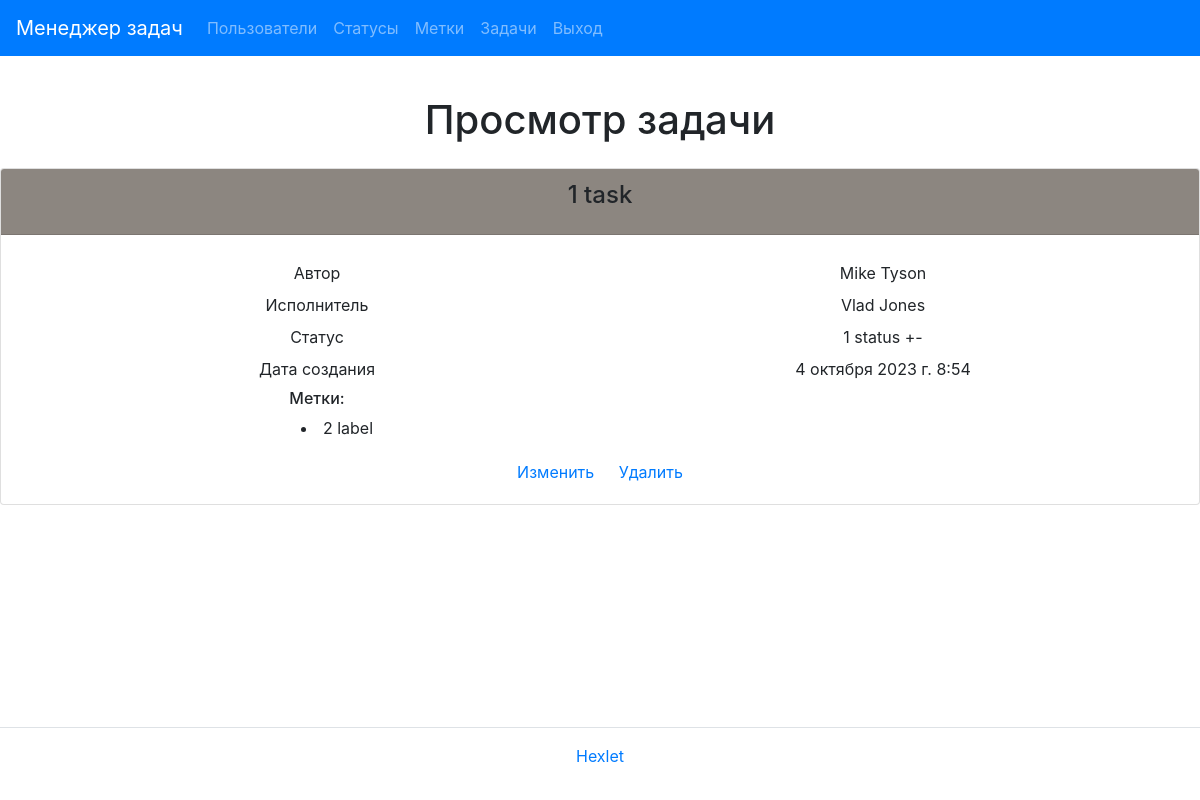
/tasks/1/ (signed in), run on an earlier commit of the app's database.
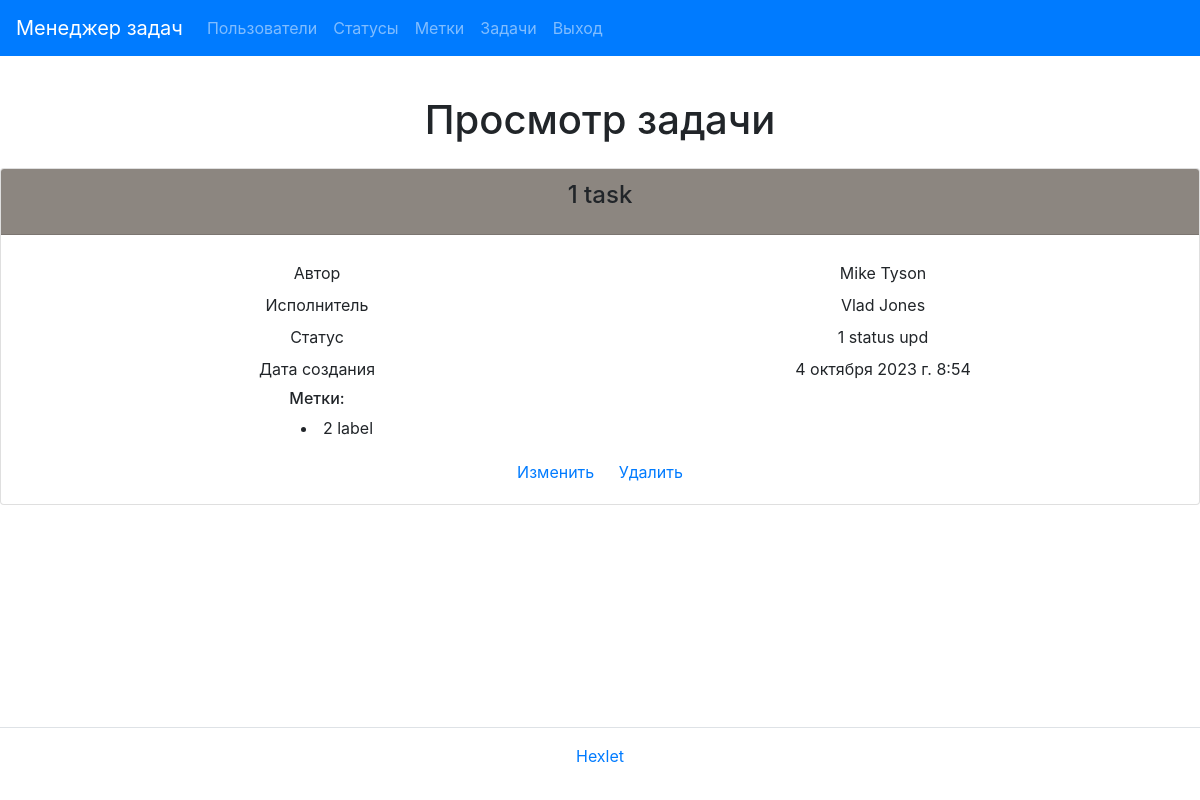
And on a later commit of the database.
### task_manager/tasks/models.py (models this page shows, shortened)
class Task(models.Model):
    name = models.CharField(_('name'), max_length=30)
    description = models.TextField(_('description'), blank=True)
    status = models.ForeignKey(Status, on_delete=models.PROTECT, verbose_name=_('status'))
    author = models.ForeignKey(
        User,
        on_delete=models.PROTECT,
        related_name='author',
        blank=True,
        verbose_name=_('author')
    )
    executor = models.ForeignKey(
        get_user_model(),
        on_delete=models.PROTECT,
        related_name='executor',
        blank=True,
        null=True,
        verbose_name=_('executor')
    )
    created_at = models.DateTimeField(_("created_at"), default=timezone.now)
    labels = models.ManyToManyField(
        Label,
        through='TaskLabel',
        related_name='labels',
        verbose_name=_('labels'),
        blank=True,
    )
    class Meta:
        ordering = ['id']

### task_manager/statuses/models.py (models this page shows)
class Status(models.Model):
    name = models.CharField(_('name'), max_length=30)
    created_at = models.DateTimeField(auto_now_add=True)
    def __str__(self):
        return self.name

### task_manager/users/models.py (models this page shows)
class User(AbstractUser):
    def __str__(self):
        return self.get_full_name()

### task_manager/tasks/views.py (the view)
# urls.py: path('<int:pk>/', SingleTaskView.as_view(), name='task_single'),
class SingleTaskView(UserLoginMixin, View):
    template_name = 'tasks/task_single.html'
    model = Task
    def get(self, request, *args, **kwargs):
        task_id = kwargs.get('pk')
        task = self.model.objects.get(pk=task_id)
        labels = task.labels.all()
        return render(
            request,
            self.template_name,
            context={'task': task, 'labels': labels}
        )

### task_manager/labels/models.py (called while the page is built)
    def __str__(self):
        return self.name

### task_manager/templates/tasks/task_single.html (shortened to what this page needs)
{% extends "base.html" %}
{% load i18n %}
{% load crispy_forms_tags %}
{% block title %}<h1 class="my-4 text-center">{% trans 'Task view' %}</h1>{% endblock %}
{% block content %}
<div class="text-center">
    <div class="card text-center">
        <div class="card-header color-green">
            <h4 class="card-title ">{{ task.name }}</h4>
        </div>
        <div class="card-body">
            <div class="card-text">
                <div class="container">
                    <div class="row p-1">
                      <div class="col">{% trans 'Author' %}</div>
                      <div class="col">{{ task.author }}</div>
                    </div>
                    <div class="row p-1">
                      <div class="col">{% trans 'Executor' %}</div>
                      <div class="col">{{ task.executor }}</div>
                    </div>
                    <div class="row p-1">
                      <div class="col">{% trans 'Status' %}</div>
                      <div class="col">{{ task.status }}</div>
                    </div>
                    <div class="row p-1">
                      <div class="col">{% trans 'Creation date' %}</div>
                      <div class="col">{{ task.created_at }}</div>
                    </div>
                    <div class="row p-1">
                        <div class="col">
                            <h6>Метки:</h6>
                            <ul class="ul-inside">
                                {% if labels %}
                                    {% for label in labels %}
                                        <li>{{ label }}</li>
                                    {% endfor %}
                                {% endif %}
                            </ul>
                        </div>
                        <div class="col"></div>
                    </div>
            <a href="{% url 'task_update' task.id %}" class="card-link">{% trans "Modify" %}</a>
            <a href="{% url 'task_delete' task.id %}" class="card-link">{% trans "Delete" %}</a>
                </div>
            </div>
        </div>
    </div>
</div>
{% endblock %}

What changed in the data, as far as the page shows it:
changed through a linked row, Task "1 task": status "1 status +-" → "1 status upd"
